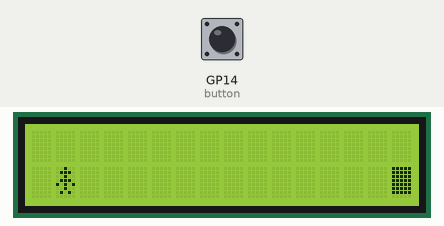
This program was run on a simulated Raspberry Pi Pico running MicroPython. On the bench: 16×2 character LCD. The inputs (shaded band) are chosen by the test bench; at power-on: GP14 (button) HIGH. Random numbers come from a fixed seed.

Above: at 1.2 s.
1.3 s: GP14 (button) pulled LOW for 0.15 s
At 1.49 s:
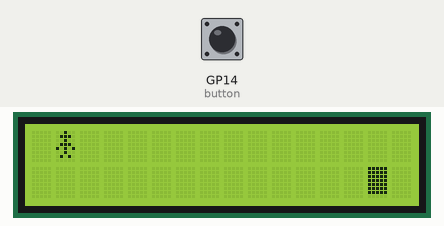
2.0 s: GP14 (button) pulled LOW for 3.2 s
At 5.45 s:
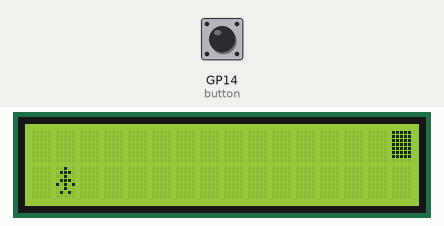
5.8 s: GP14 (button) pulled LOW for 1 s
At 5.97 s:
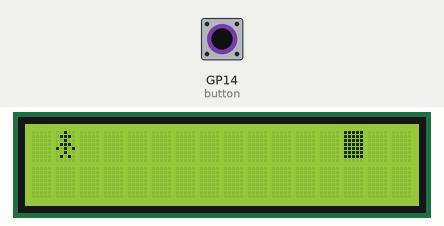
7.4 s: GP14 (button) pulled LOW for 3.2 s
At 14.9 s:
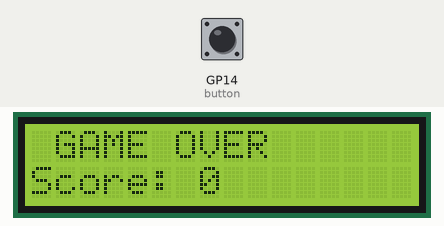
Timing chart, 0 to 15.2 s (numbered marks = the images above; inputs shaded):
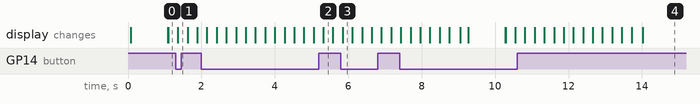

The program:

main.py
```python
from machine import Pin, I2C
from time import sleep
from i2c_lcd import I2cLcd
import urandom

# LCD setup
i2c = I2C(0, scl=Pin(1), sda=Pin(0), freq=400000)
lcd = I2cLcd(i2c, 0x27, 2, 16)

# Button
button = Pin(14, Pin.IN, Pin.PULL_UP)

# Custom characters
player = [
    0b00100,
    0b01110,
    0b00100,
    0b01110,
    0b10101,
    0b00100,
    0b01010,
    0b00000
]

obstacle = [
    0b11111,
    0b11111,
    0b11111,
    0b11111,
    0b11111,
    0b11111,
    0b11111,
    0b00000
]

lcd.custom_char(0, player)
lcd.custom_char(1, obstacle)

def wait_for_button():
    while button.value() == 1:
        pass
    sleep(0.2)  # debounce

while True:
    # Game variables
    player_x = 1
    obstacle_x = 15
    obstacle_y = 1
    jump = False
    score = 0
    game_over = False

    lcd.clear()
    lcd.putstr(" LCD JUMP GAME ")
    sleep(1)

    # ------------ GAME LOOP ------------
    while not game_over:
        lcd.clear()

        # Jump input
        if button.value() == 0:
            jump = True

        # Draw player
        if jump:
            lcd.move_to(player_x, 0)
            lcd.putchar(chr(0))
            jump = False
            player_y = 0
        else:
            lcd.move_to(player_x, 1)
            lcd.putchar(chr(0))
            player_y = 1

        # Draw obstacle
        lcd.move_to(obstacle_x, obstacle_y)
        lcd.putchar(chr(1))

        # Collision detection
        if obstacle_x == player_x and obstacle_y == player_y:
            game_over = True
            break

        obstacle_x -= 1

        # Obstacle reset + score
        if obstacle_x < 0:
            obstacle_x = 15
            obstacle_y = urandom.getrandbits(1)
            score += 1

        sleep(0.25)

    # ------------ GAME OVER SCREEN ------------
    lcd.clear()
    lcd.move_to(0, 0)
    lcd.putstr(" GAME OVER ")
    lcd.move_to(0, 1)
    lcd.putstr("Score: " + str(score))

    # Wait for restart
    wait_for_button()
```
